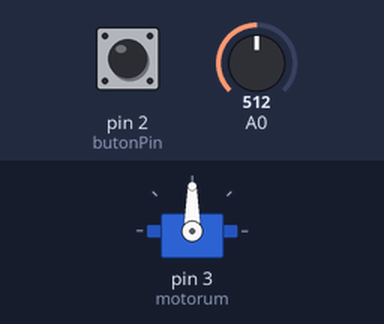
Recording of a sketch running on a simulated Arduino Uno, built with avr-gcc and run on an emulated ATmega328P. Parts: servo. The inputs (shaded band) are chosen by the test bench; at power-on: A0 = 512, pin 2 (butonPin) HIGH.

Above: at 1.2 s.
1.3 s: A0 set to 716
At 2.0 s:
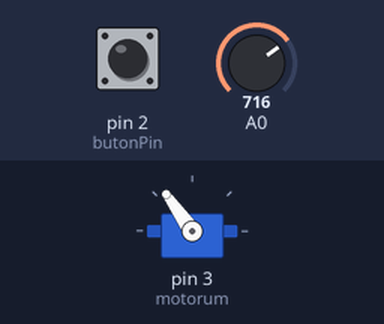
2.8 s: A0 set to 900
At 4.0 s:
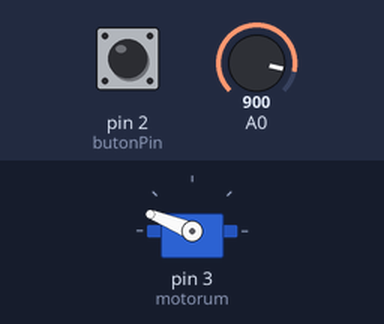
4.3 s: A0 set to 1023
At 5.5 s:
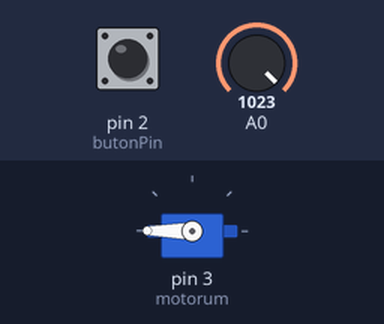
5.8 s: A0 set to 306
At 6.5 s:
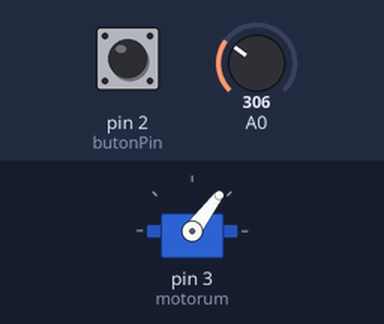
7.3 s: A0 set to 122
At 8.5 s:
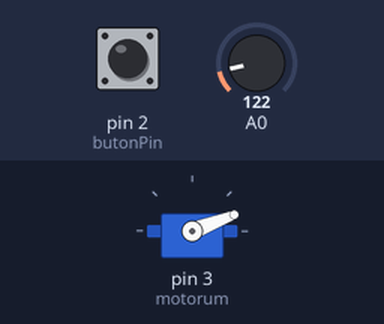
8.8 s: pin 2 (butonPin) pulled LOW for 3.2 s
At 10.0 s:
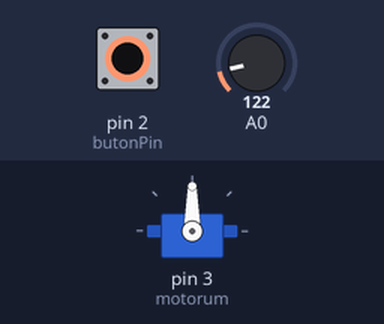
Timing chart, 0 to 13.5 s (numbered marks = the images above; inputs shaded):
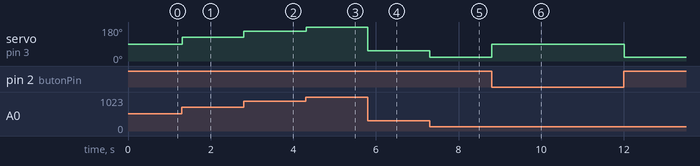

Measured:
- after the input at 1.3 s, servo on pin 3 (motorum): 90° → 125° at once
- after the input at 2.8 s, servo on pin 3 (motorum): 125° → 158° at once
- after the input at 4.3 s, servo on pin 3 (motorum): 158° → 180° at once
- after the input at 5.8 s, servo on pin 3 (motorum): 180° → 53° at once
- after the input at 7.3 s, servo on pin 3 (motorum): 53° → 21° at once
- after the input at 8.8 s, servo on pin 3 (motorum): 21° → 90° at once, → 21° 3.2 s later

The sketch:

joystick_servo_control.ino
```cpp
#include <Servo.h>
Servo motorum;
const int butonPin = 2;

void setup() {
  motorum.attach(3);
  pinMode(butonPin, INPUT_PULLUP);
}
void loop() {

  if (digitalRead(butonPin) == LOW) {
    motorum.write(90);
  } else {
    int xdeger = analogRead(A0);
    int aci = map(xdeger, 0, 1023, 0, 180);
    motorum.write(aci);
  }

  delay(15);
}
```
